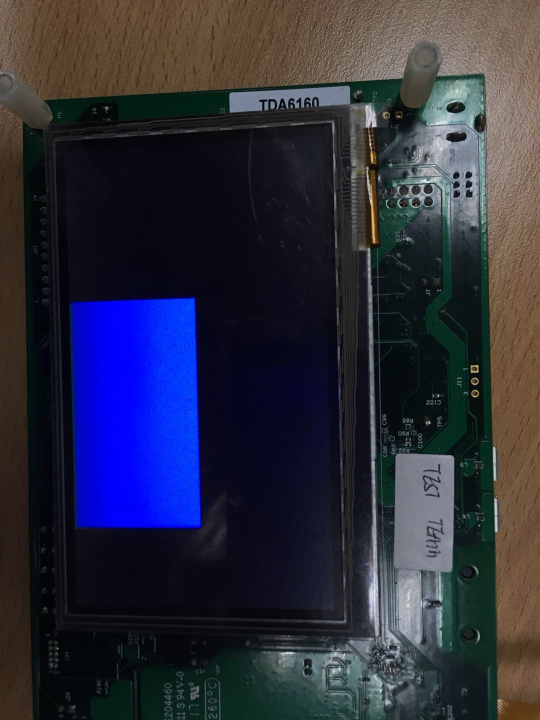
#> input picture pyopencv/pxp_blue.jpg, 1080 x 1440 px (shown at 1/2 size)
$ python image_pyramid.py
#> lines starting #> are read from the running program, lines starting #| are printed output that depends on the picture
#! usr/bin/python
#coding=utf-8

# import numpy as np
import cv2
import numpy as np
from matplotlib import pyplot as plt

# Load an color image in grayscale
img = cv2.imread('../pxp_blue.jpg', 0)
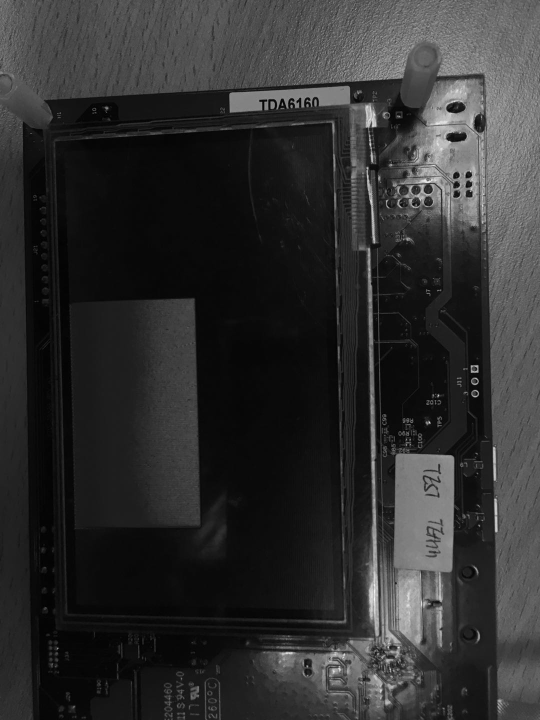
#> img: shape (1440, 1080) (shown at 1/2 size); min 0, max 255, mean 47
plt.subplot(2,2,1),plt.imshow(img,'gray')#默认彩色，另一种彩色bgr

# sobel x
pyDown = cv2.pyrDown(img)
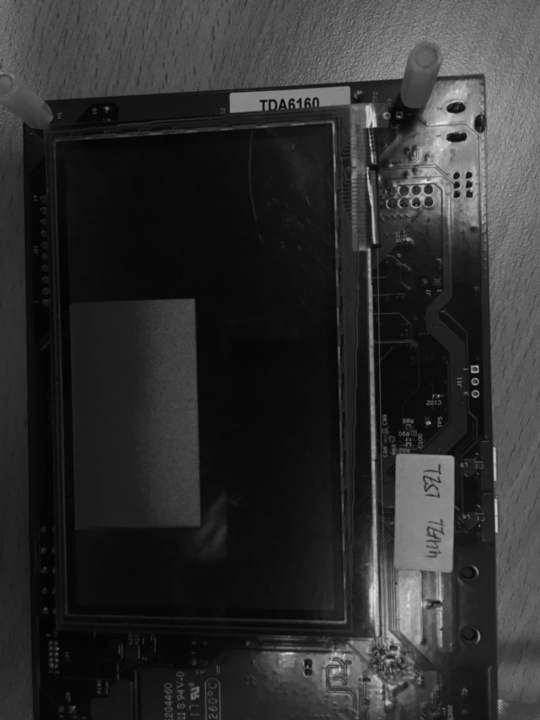
#> pyDown: shape (720, 540); min 2, max 229, mean 47
plt.subplot(2,2,2),plt.imshow(pyDown,'gray')

# sobel y
img1 = cv2.pyrDown(img)
img2 = cv2.pyrUp(img1)
plt.subplot(2,2,3),plt.imshow(img2,'gray')

# sobel x and y.
img1 = cv2.pyrDown(img)#高斯金字塔
temp_img1 = cv2.pyrDown(img1)
temp = cv2.pyrUp(temp_img1)
img2 = img1 - temp #拉普拉斯金字塔
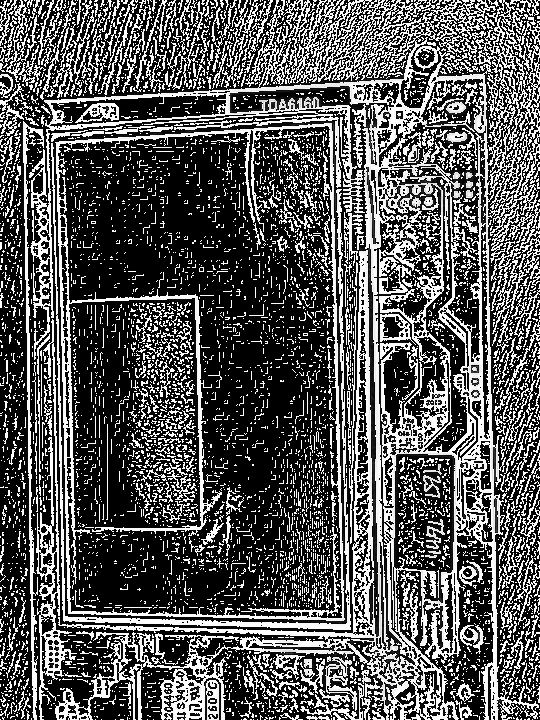
#> img2: shape (720, 540); min 0, max 255, mean 86.9
plt.subplot(2,2,4),plt.imshow(img2,'gray')#默认彩色，另一种彩色bgr

plt.show()
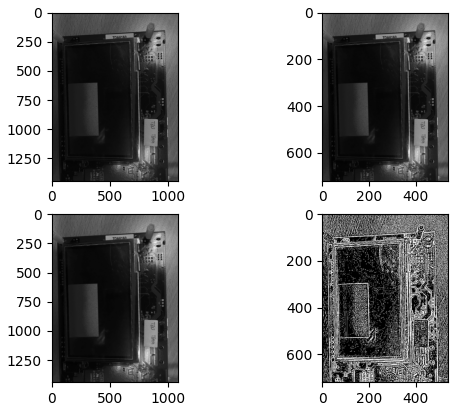
#> figure drawn by matplotlib, 4 panels

$ run again, with pyopencv/lcd.jpg copied over pyopencv/pxp_blue.jpg
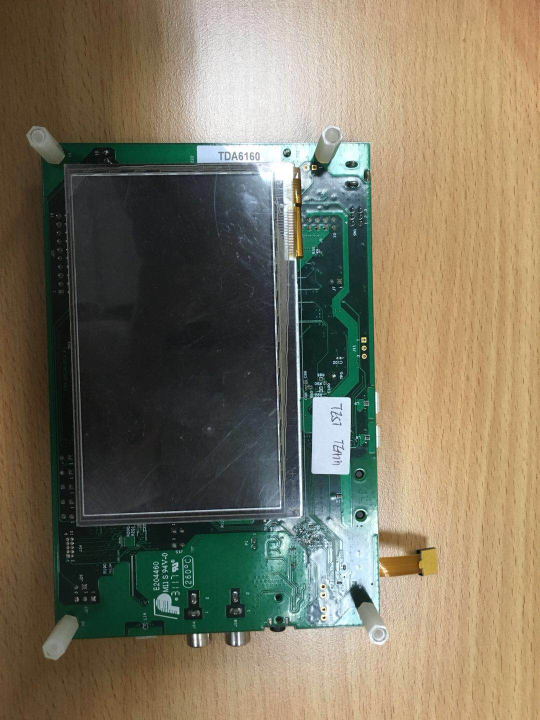
#> input picture pyopencv/lcd.jpg, 1080 x 1440 px (shown at 1/2 size)
#> `img2 = img1 - temp`:
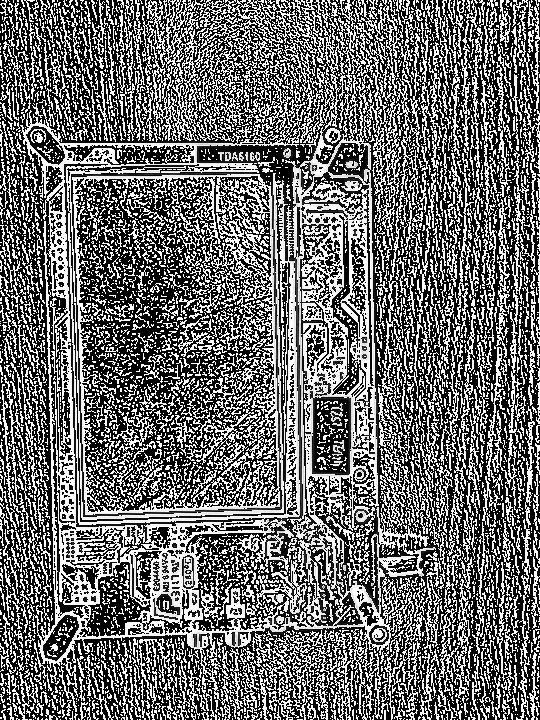
#> img2: shape (720, 540); min 0, max 255, mean 107.6
#> `plt.show()`:
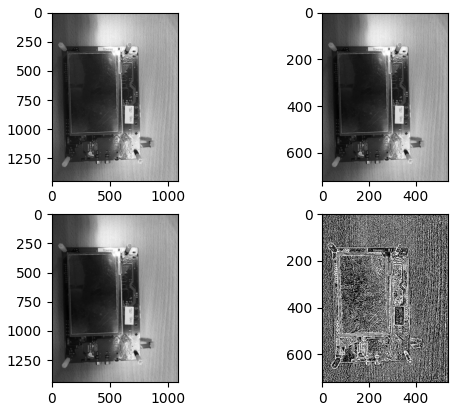
#> figure drawn by matplotlib, 4 panels
